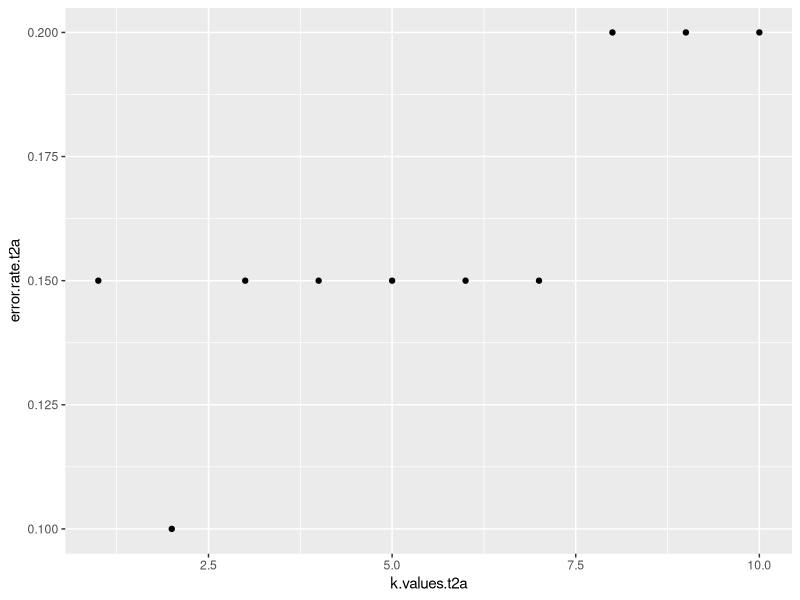

Source code (R): (Note: this script raises an error after producing the figure.)
df.t2a <- read.csv("t-2 Altman.csv")
#
scale.t2a <- scale(df.t2a[1:4])
#
var(scale.t2a[,1])
df.final.t2a <- cbind(scale.t2a,df.t2a[5])
#split
set.seed(101)
library(caTools)
sample.t2a <- sample.split(df.final.t2a$br, SplitRatio = 0.7)
train.t2a <- subset(df.final.t2a, sample.t2a == T)
test.t2a <- subset(df.final.t2a, sample.t2a == F)

#train the data
library(class)

predict.t2a <- knn(train.t2a[1:4], test.t2a[1:4], train.t2a$br, k = 2)
predict.t2a

#misclassification rate calculation 
mean(test.t2a$br !=predict.t2a)

# changing k values to get better results
predict.t2a <- NULL
error.rate.t2a <- NULL

for (i in 1:10) {
  set.seed(101)
  predict.t2a <- knn(train.t2a[1:4], test.t2a[1:4], train.t2a$br, k = i)
  error.rate.t2a[i] <- mean(test.t2a$br != predict.t2a)
}

#using elbow method to find k
library(ggplot2)
k.values.t2a <- 1:10
error.t2a <- data.frame(error.rate.t2a,k.values.t2a)

pl.t2a <- ggplot(error.t2a, aes(x=k.values.t2a, y=error.rate.t2a)) + geom_point() 
pl.t2a <- pl.t1a + geom_line(lty = "dotted", color = "red")
plot(pl.t2a)

# k = 2 is best
